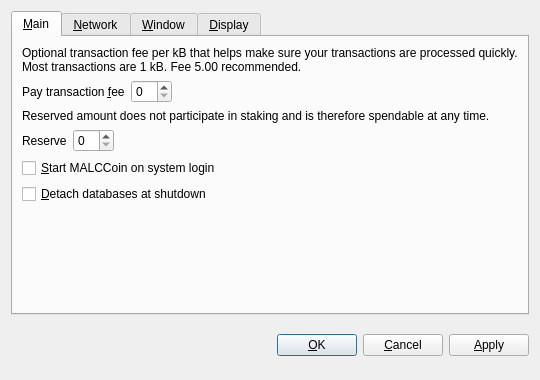
<?xml version="1.0" encoding="UTF-8"?>
<ui version="4.0">
 <class>OptionsDialog</class>
 <widget class="QDialog" name="OptionsDialog">
  <property name="geometry">
   <rect>
    <x>0</x>
    <y>0</y>
    <width>540</width>
    <height>380</height>
   </rect>
  </property>
  <property name="windowTitle">
   <string>Options</string>
  </property>
  <property name="modal">
   <bool>true</bool>
  </property>
  <layout class="QVBoxLayout" name="verticalLayout">
   <item>
    <widget class="QTabWidget" name="tabWidget">
     <property name="tabPosition">
      <enum>QTabWidget::North</enum>
     </property>
     <property name="currentIndex">
      <number>0</number>
     </property>
     <widget class="QWidget" name="tabMain">
      <attribute name="title">
       <string>&amp;Main</string>
      </attribute>
      <layout class="QVBoxLayout" name="verticalLayout_Main">
       <item>
        <widget class="QLabel" name="transactionFeeInfoLabel">
         <property name="text">
          <string>Optional transaction fee per kB that helps make sure your transactions are processed quickly. Most transactions are 1 kB. Fee 5.00 recommended.</string>
         </property>
         <property name="textFormat">
          <enum>Qt::PlainText</enum>
         </property>
         <property name="wordWrap">
          <bool>true</bool>
         </property>
        </widget>
       </item>
       <item>
        <layout class="QHBoxLayout" name="horizontalLayoutFee">
         <item>
          <widget class="QLabel" name="transactionFeeLabel">
           <property name="text">
            <string>Pay transaction &amp;fee</string>
           </property>
           <property name="textFormat">
            <enum>Qt::PlainText</enum>
           </property>
           <property name="buddy">
            <cstring>transactionFee</cstring>
           </property>
          </widget>
         </item>
         <item>
          <widget class="BitcoinAmountField" name="transactionFee"/>
         </item>
         <item>
          <spacer name="horizontalSpacerFee">
           <property name="orientation">
            <enum>Qt::Horizontal</enum>
           </property>
           <property name="sizeHint" stdset="0">
            <size>
             <width>40</width>
             <height>20</height>
            </size>
           </property>
          </spacer>
         </item>
        </layout>
       </item>
       <item>
        <widget class="QLabel" name="reserveBalanceInfoLabel">
         <property name="text">
          <string>Reserved amount does not participate in staking and is therefore spendable at any time.</string>
         </property>
         <property name="textFormat">
          <enum>Qt::PlainText</enum>
         </property>
         <property name="wordWrap">
          <bool>true</bool>
         </property>
        </widget>
       </item>
       <item>
        <layout class="QHBoxLayout" name="horizontalLayoutReserveBalance">
         <item>
          <widget class="QLabel" name="reserveBalanceLabel">
           <property name="text">
            <string>Reserve</string>
           </property>
           <property name="textFormat">
            <enum>Qt::PlainText</enum>
           </property>
           <property name="buddy">
            <cstring>reserveBalance</cstring>
           </property>
          </widget>
         </item>
         <item>
          <widget class="BitcoinAmountField" name="reserveBalance"/>
         </item>
         <item>
          <spacer name="horizontalSpacerReserveBalance">
           <property name="orientation">
            <enum>Qt::Horizontal</enum>
           </property>
           <property name="sizeHint" stdset="0">
            <size>
             <width>40</width>
             <height>20</height>
            </size>
           </property>
          </spacer>
         </item>
        </layout>
       </item>
       <item>
        <widget class="QCheckBox" name="bitcoinAtStartup">
         <property name="toolTip">
          <string>Automatically start MALCCoin after logging in to the system.</string>
         </property>
         <property name="text">
          <string>&amp;Start MALCCoin on system login</string>
         </property>
        </widget>
       </item>
       <item>
        <widget class="QCheckBox" name="detachDatabases">
         <property name="toolTip">
          <string>Detach block and address databases at shutdown. This means they can be moved to another data directory, but it slows down shutdown. The wallet is always detached.</string>
         </property>
         <property name="text">
          <string>&amp;Detach databases at shutdown</string>
         </property>
        </widget>
       </item>
       <item>
        <spacer name="verticalSpacer_Main">
         <property name="orientation">
          <enum>Qt::Vertical</enum>
         </property>
         <property name="sizeHint" stdset="0">
          <size>
           <width>20</width>
           <height>40</height>
          </size>
         </property>
        </spacer>
       </item>
      </layout>
     </widget>
     <widget class="QWidget" name="tabNetwork">
      <attribute name="title">
       <string>&amp;Network</string>
      </attribute>
      <layout class="QVBoxLayout" name="verticalLayout_Network">
       <item>
        <widget class="QCheckBox" name="mapPortUpnp">
         <property name="toolTip">
          <string>Automatically open the MALCCoin client port on the router. This only works when your router supports UPnP and it is enabled.</string>
         </property>
         <property name="text">
          <string>Map port using &amp;UPnP</string>
         </property>
        </widget>
       </item>
       <item>
        <widget class="QCheckBox" name="connectSocks">
         <property name="toolTip">
          <string>Connect to the MALCCoin network through a SOCKS proxy (e.g. when connecting through Tor).</string>
         </property>
         <property name="text">
          <string>&amp;Connect through SOCKS proxy:</string>
         </property>
        </widget>
       </item>
       <item>
        <layout class="QHBoxLayout" name="horizontalLayout_Network">
         <item>
          <widget class="QLabel" name="proxyIpLabel">
           <property name="text">
            <string>Proxy &amp;IP:</string>
           </property>
           <property name="textFormat">
            <enum>Qt::PlainText</enum>
           </property>
           <property name="buddy">
            <cstring>proxyIp</cstring>
           </property>
          </widget>
         </item>
         <item>
          <widget class="QValidatedLineEdit" name="proxyIp">
           <property name="maximumSize">
            <size>
             <width>140</width>
             <height>16777215</height>
            </size>
           </property>
           <property name="toolTip">
            <string>IP address of the proxy (e.g. 127.0.0.1)</string>
           </property>
          </widget>
         </item>
         <item>
          <widget class="QLabel" name="proxyPortLabel">
           <property name="text">
            <string>&amp;Port:</string>
           </property>
           <property name="textFormat">
            <enum>Qt::PlainText</enum>
           </property>
           <property name="buddy">
            <cstring>proxyPort</cstring>
           </property>
          </widget>
         </item>
         <item>
          <widget class="QLineEdit" name="proxyPort">
           <property name="maximumSize">
            <size>
             <width>55</width>
             <height>16777215</height>
            </size>
           </property>
           <property name="toolTip">
            <string>Port of the proxy (e.g. 9050)</string>
           </property>
          </widget>
         </item>
         <item>
          <widget class="QLabel" name="socksVersionLabel">
           <property name="text">
            <string>SOCKS &amp;Version:</string>
           </property>
           <property name="textFormat">
            <enum>Qt::PlainText</enum>
           </property>
           <property name="buddy">
            <cstring>socksVersion</cstring>
           </property>
          </widget>
         </item>
         <item>
          <widget class="QValueComboBox" name="socksVersion">
           <property name="toolTip">
            <string>SOCKS version of the proxy (e.g. 5)</string>
           </property>
          </widget>
         </item>
         <item>
          <spacer name="horizontalSpacer_Network">
           <property name="orientation">
            <enum>Qt::Horizontal</enum>
           </property>
           <property name="sizeHint" stdset="0">
            <size>
             <width>40</width>
             <height>20</height>
            </size>
           </property>
          </spacer>
         </item>
        </layout>
       </item>
       <item>
        <spacer name="verticalSpacer_Network">
         <property name="orientation">
          <enum>Qt::Vertical</enum>
         </property>
         <property name="sizeHint" stdset="0">
          <size>
           <width>20</width>
           <height>40</height>
          </size>
         </property>
        </spacer>
       </item>
      </layout>
     </widget>
     <widget class="QWidget" name="tabWindow">
      <attribute name="title">
       <string>&amp;Window</string>
      </attribute>
      <layout class="QVBoxLayout" name="verticalLayout_Window">
       <item>
        <widget class="QCheckBox" name="minimizeToTray">
         <property name="toolTip">
          <string>Show only a tray icon after minimizing the window.</string>
         </property>
         <property name="text">
          <string>&amp;Minimize to the tray instead of the taskbar</string>
         </property>
        </widget>
       </item>
       <item>
        <widget class="QCheckBox" name="minimizeOnClose">
         <property name="toolTip">
          <string>Minimize instead of exit the application when the window is closed. When this option is enabled, the application will be closed only after selecting Quit in the menu.</string>
         </property>
         <property name="text">
          <string>M&amp;inimize on close</string>
         </property>
        </widget>
       </item>
       <item>
        <spacer name="verticalSpacer_Window">
         <property name="orientation">
          <enum>Qt::Vertical</enum>
         </property>
         <property name="sizeHint" stdset="0">
          <size>
           <width>20</width>
           <height>40</height>
          </size>
         </property>
        </spacer>
       </item>
      </layout>
     </widget>
     <widget class="QWidget" name="tabDisplay">
      <attribute name="title">
       <string>&amp;Display</string>
      </attribute>
      <layout class="QVBoxLayout" name="verticalLayout_Display">
       <item>
        <layout class="QHBoxLayout" name="horizontalLayout_1_Display">
         <item>
          <widget class="QLabel" name="langLabel">
           <property name="text">
            <string>User Interface &amp;language:</string>
           </property>
           <property name="textFormat">
            <enum>Qt::PlainText</enum>
           </property>
           <property name="buddy">
            <cstring>lang</cstring>
           </property>
          </widget>
         </item>
         <item>
          <widget class="QValueComboBox" name="lang">
           <property name="toolTip">
            <string>The user interface language can be set here. This setting will take effect after restarting MALCCoin.</string>
           </property>
          </widget>
         </item>
        </layout>
       </item>
       <item>
        <layout class="QHBoxLayout" name="horizontalLayout_2_Display">
         <item>
          <widget class="QLabel" name="unitLabel">
           <property name="text">
            <string>&amp;Unit to show amounts in:</string>
           </property>
           <property name="textFormat">
            <enum>Qt::PlainText</enum>
           </property>
           <property name="buddy">
            <cstring>unit</cstring>
           </property>
          </widget>
         </item>
         <item>
          <widget class="QValueComboBox" name="unit">
           <property name="toolTip">
            <string>Choose the default subdivision unit to show in the interface and when sending coins.</string>
           </property>
          </widget>
         </item>
        </layout>
       </item>
       <item>
        <widget class="QCheckBox" name="displayAddresses">
         <property name="toolTip">
          <string>Whether to show MALCCoin addresses in the transaction list or not.</string>
         </property>
         <property name="text">
          <string>&amp;Display addresses in transaction list</string>
         </property>
        </widget>
       </item>
       <item>
        <widget class="QCheckBox" name="coinControlFeatures">
         <property name="toolTip">
          <string>Whether to show coin control features or not.</string>
         </property>
         <property name="text">
          <string>Display coin &amp;control features (experts only!)</string>
         </property>
        </widget>
       </item>
       <item>
        <spacer name="verticalSpacer_Display">
         <property name="orientation">
          <enum>Qt::Vertical</enum>
         </property>
         <property name="sizeHint" stdset="0">
          <size>
           <width>20</width>
           <height>40</height>
          </size>
         </property>
        </spacer>
       </item>
      </layout>
     </widget>
    </widget>
   </item>
   <item>
    <layout class="QHBoxLayout" name="horizontalLayout_Buttons">
     <item>
      <spacer name="horizontalSpacer_1">
       <property name="orientation">
        <enum>Qt::Horizontal</enum>
       </property>
       <property name="sizeHint" stdset="0">
        <size>
         <width>40</width>
         <height>48</height>
        </size>
       </property>
      </spacer>
     </item>
     <item>
      <widget class="QLabel" name="statusLabel">
       <property name="font">
        <font>
         <weight>75</weight>
         <bold>true</bold>
        </font>
       </property>
       <property name="text">
        <string/>
       </property>
       <property name="textFormat">
        <enum>Qt::PlainText</enum>
       </property>
       <property name="wordWrap">
        <bool>true</bool>
       </property>
      </widget>
     </item>
     <item>
      <spacer name="horizontalSpacer_2">
       <property name="orientation">
        <enum>Qt::Horizontal</enum>
       </property>
       <property name="sizeHint" stdset="0">
        <size>
         <width>40</width>
         <height>48</height>
        </size>
       </property>
      </spacer>
     </item>
     <item>
      <widget class="QPushButton" name="okButton">
       <property name="text">
        <string>&amp;OK</string>
       </property>
      </widget>
     </item>
     <item>
      <widget class="QPushButton" name="cancelButton">
       <property name="text">
        <string>&amp;Cancel</string>
       </property>
       <property name="autoDefault">
        <bool>false</bool>
       </property>
      </widget>
     </item>
     <item>
      <widget class="QPushButton" name="applyButton">
       <property name="text">
        <string>&amp;Apply</string>
       </property>
       <property name="autoDefault">
        <bool>false</bool>
       </property>
      </widget>
     </item>
    </layout>
   </item>
  </layout>
 </widget>
 <customwidgets>
  <customwidget>
   <class>BitcoinAmountField</class>
   <extends>QSpinBox</extends>
   <header>bitcoinamountfield.h</header>
  </customwidget>
  <customwidget>
   <class>QValueComboBox</class>
   <extends>QComboBox</extends>
   <header>qvaluecombobox.h</header>
  </customwidget>
  <customwidget>
   <class>QValidatedLineEdit</class>
   <extends>QLineEdit</extends>
   <header>qvalidatedlineedit.h</header>
  </customwidget>
 </customwidgets>
 <resources/>
 <connections/>
</ui>
